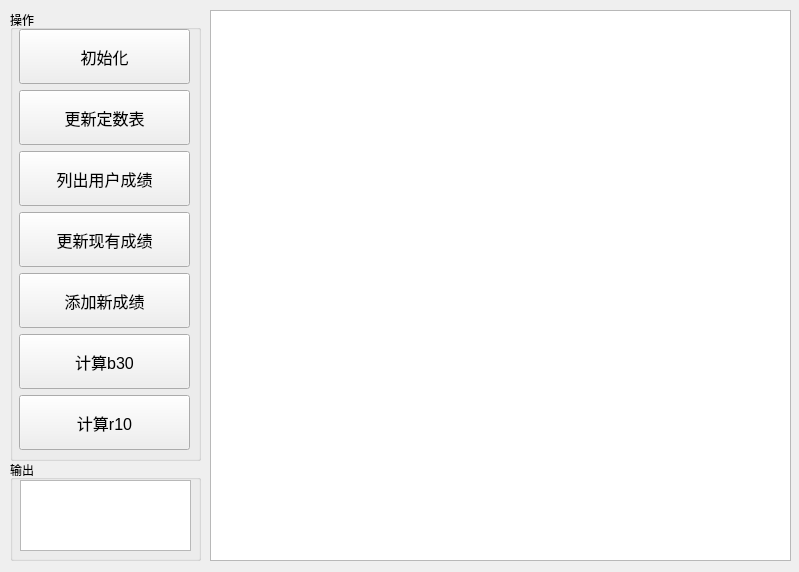
<?xml version="1.0" encoding="UTF-8"?>
<ui version="4.0">
 <class>Form</class>
 <widget class="QWidget" name="Form">
  <property name="geometry">
   <rect>
    <x>0</x>
    <y>0</y>
    <width>799</width>
    <height>572</height>
   </rect>
  </property>
  <property name="windowTitle">
   <string>Form</string>
  </property>
  <widget class="QTableView" name="tableView">
   <property name="geometry">
    <rect>
     <x>210</x>
     <y>10</y>
     <width>581</width>
     <height>551</height>
    </rect>
   </property>
  </widget>
  <widget class="QGroupBox" name="groupBox">
   <property name="geometry">
    <rect>
     <x>10</x>
     <y>10</y>
     <width>191</width>
     <height>451</height>
    </rect>
   </property>
   <property name="title">
    <string>操作</string>
   </property>
   <widget class="QWidget" name="verticalLayoutWidget">
    <property name="geometry">
     <rect>
      <x>9</x>
      <y>19</y>
      <width>171</width>
      <height>421</height>
     </rect>
    </property>
    <layout class="QVBoxLayout" name="verticalLayout">
     <property name="spacing">
      <number>6</number>
     </property>
     <item>
      <widget class="QPushButton" name="PB_init">
       <property name="font">
        <font>
         <pointsize>12</pointsize>
        </font>
       </property>
       <property name="text">
        <string>
初始化
</string>
       </property>
      </widget>
     </item>
     <item>
      <widget class="QPushButton" name="PB_CCT_update">
       <property name="font">
        <font>
         <pointsize>12</pointsize>
        </font>
       </property>
       <property name="text">
        <string>
更新定数表
</string>
       </property>
      </widget>
     </item>
     <item>
      <widget class="QPushButton" name="PB_UDT_list">
       <property name="font">
        <font>
         <pointsize>12</pointsize>
        </font>
       </property>
       <property name="text">
        <string>
列出用户成绩
</string>
       </property>
      </widget>
     </item>
     <item>
      <widget class="QPushButton" name="PB_UDT_update">
       <property name="font">
        <font>
         <pointsize>12</pointsize>
        </font>
       </property>
       <property name="text">
        <string>
更新现有成绩
</string>
       </property>
      </widget>
     </item>
     <item>
      <widget class="QPushButton" name="PB_UDT_add">
       <property name="font">
        <font>
         <pointsize>12</pointsize>
        </font>
       </property>
       <property name="text">
        <string>
添加新成绩
</string>
       </property>
      </widget>
     </item>
     <item>
      <widget class="QPushButton" name="PB_b30">
       <property name="font">
        <font>
         <pointsize>12</pointsize>
        </font>
       </property>
       <property name="text">
        <string>
计算b30
</string>
       </property>
      </widget>
     </item>
     <item>
      <widget class="QPushButton" name="PB_r10">
       <property name="font">
        <font>
         <pointsize>12</pointsize>
        </font>
       </property>
       <property name="text">
        <string>
计算r10
</string>
       </property>
      </widget>
     </item>
    </layout>
   </widget>
  </widget>
  <widget class="QGroupBox" name="groupBox_2">
   <property name="geometry">
    <rect>
     <x>10</x>
     <y>460</y>
     <width>191</width>
     <height>101</height>
    </rect>
   </property>
   <property name="title">
    <string>输出</string>
   </property>
   <widget class="QPlainTextEdit" name="output_text">
    <property name="geometry">
     <rect>
      <x>10</x>
      <y>20</y>
      <width>171</width>
      <height>71</height>
     </rect>
    </property>
    <property name="plainText">
     <string/>
    </property>
   </widget>
  </widget>
 </widget>
 <resources/>
 <connections/>
</ui>
